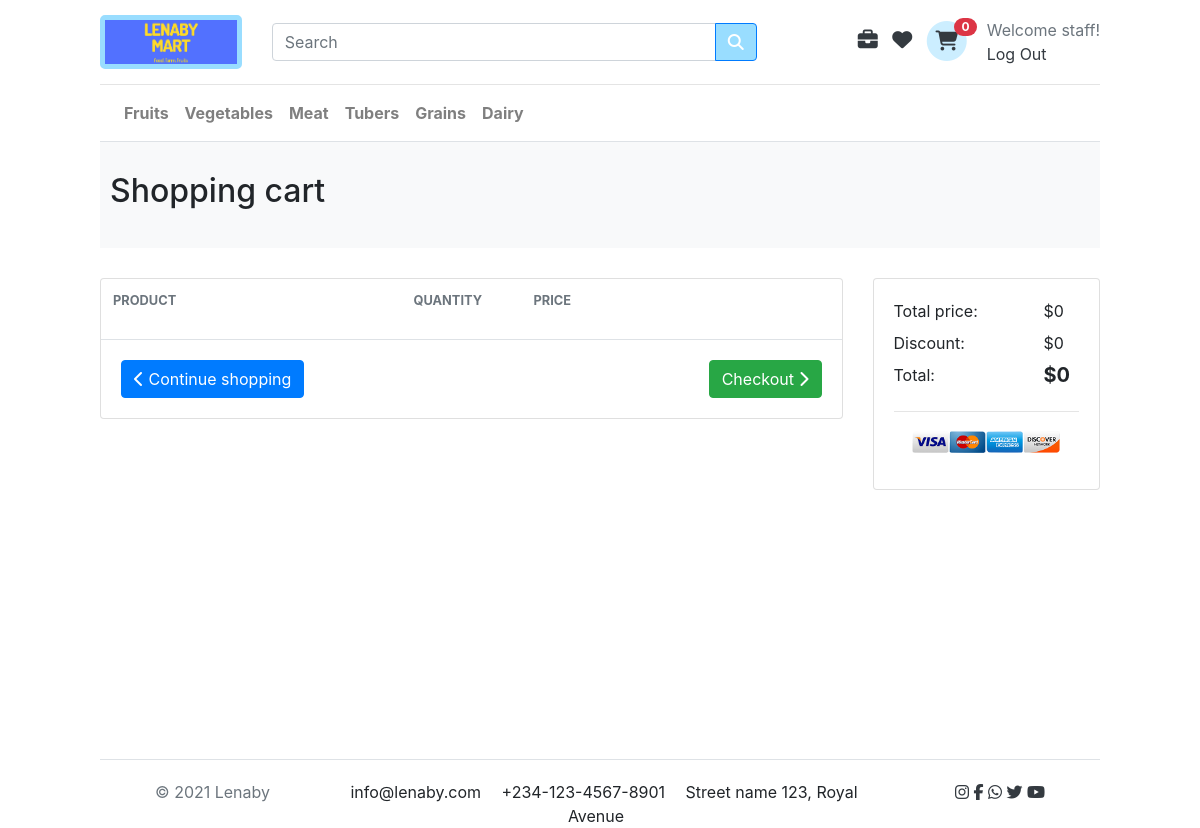
Page /cart (signed in) on the committed database.
### mart/models.py (models this page shows, shortened)
class Order(models.Model):
    creator = models.ForeignKey(settings.AUTH_USER_MODEL, on_delete=models.CASCADE)
    ordered_date = models.DateTimeField(auto_now_add=True)
    status = models.BooleanField(default=False)
    order_number = models.CharField(max_length=6, blank=True, null=True)
    @property
    def cart_total(self):
        order_items = self.orderitem_set.all()
        total = 0
        for item in order_items:
            total += item.get_total
        return total
    @property
    def item_total(self):
        order_items = self.orderitem_set.all()
        total = 0
        for item in order_items:
            total += item.quantity
        return total

class User(AbstractUser):
    pass

### mart/views.py (the view)
# urls.py: path("cart", views.cart, name="cart"),
def cart(request):
    if request.user.is_authenticated:
        order, create = Order.objects.get_or_create(creator=request.user, status=False)
        items = OrderItem.objects.filter(order=order).all()
    else:
        items = []
        order = {'cart_total': 0, 'item_total': 0}
    return render(request, "mart/cart.html", {
        "items": items,
        "order": order,
    })

### mart/templates/mart/cart.html (shortened to what this page needs)
{% extends "mart/layout.html" %}
{% load static %}
{% block body %}
    <section class="section-pagetop bg">
        <h2 class="title-page">Shopping cart</h2>
    </section>
    <section class="section-content padding-z">
        <div class="row">
            <main class="col-md-9">
        <div class="card">
        <table class="table table-borderless table-shopping-cart">
        <thead class="text-muted">
        <tr class="small text-uppercase">
          <th scope="col">Product</th>
          <th scope="col" width="120">Quantity</th>
          <th scope="col" width="120">Price</th>
          <th scope="col" class="text-right" width="200"> </th>
        </tr>
        </thead>
        </table>
        <div class="card-body border-top">
            <a href="{% url 'checkout' %}" class="btn btn-success float-md-right"> Checkout <i class="fa fa-chevron-right"></i> </a>
            <a href="{% url 'index' %}" class="btn btn-primary"> <i class="fa fa-chevron-left"></i> Continue shopping </a>
        </div>
        </div>
            </main>
            <aside class="col-md-3">
                <div class="card">
                    <div class="card-body">
                            <dl class="dlist-align">
                              <dt>Total price:</dt>
                              <dd class="text-right">${{ order.cart_total }}</dd>
                            </dl>
                            <dl class="dlist-align">
                              <dt>Discount:</dt>
                              <dd class="text-right">$0</dd>
                            </dl>
                            <dl class="dlist-align">
                              <dt>Total:</dt>
                              <dd class="text-right  h5"><strong>${{ order.cart_total }}</strong></dd>
                            </dl>
                            <hr>
                            <p class="text-center mb-3">
                                <img src="{% static 'mart/pay.png' %}" alt="payments" style="width:80%">
                            </p>
                    </div>
                </div>
            </aside>
        </div>
    </section>
{% endblock %}

### mart/templates/mart/layout.html (shortened to what this page needs)
{% load static %}
<!DOCTYPE html>
    <head>
        <link rel="stylesheet" href="https://stackpath.bootstrapcdn.com/bootstrap/4.4.1/css/bootstrap.min.css">
        <link href="{% static 'mart/styles.css' %}" rel="stylesheet">
    </head>
    <body>
        <div id="page-container">
            <div id="content-wrap">
                <nav class="main-header navbar-expand navbar-white navbar-light" style="border-bottom:1px solid #e4e4e4 !important; padding: 15px 0;">
                    <div class="row align-items-center">
                        <div class="col-lg-2 col-6">
                            <a href="{% url 'index' %}">
                                <img src="{% static 'mart/LogoCopy.png' %}" alt="Logo" style="width:100%; border-radius:5px; border:5px solid #99ddff;">
                            </a>
                        </div>
                        <div class="col-lg-6 col-12 col-sm-12">
                            <form method="get" action="{% url 'results' %}" class="search">
                                <div class="input-group w-100">
                                    <input name="q" value="{{ request.GET.q }}" type="text" class="form-control" placeholder="Search">
                                    <div class="input-group-append">
                                      <button class="btn btn-primary" type="submit" style="background-color:#99ddff;">
                                        <i class="fa fa-search"></i>
                                      </button>
                                    </div>
                                </div>
                            </form>
                        </div>
                        <div class="col-lg-4 col-sm-6 col-12">
                            <div class="float-lg-right">
                                <ul class="navbar-nav ml-auto">
                                    {% if user.is_authenticated %}
                                    <li style="padding-right:5px; padding-top:3px">
                                        {% if user.is_staff %}
                                        <a href="{% url 'stock' %}"><i class="fas fa-briefcase fa-lg" style="padding: 0 5px;" ></i></a>
                                        {% endif %}
                                        <a href="{% url 'wishlist' %}"><i class="fa fa-heart fa-lg" style="padding: 0 5px;" ></i></a>
                                        <div style="display: inline-block; vertical-align: middle; position: relative;">
                                            <a href="{% url 'cart' %}"><span class="fa-stack fa-lg">
                                            <i class="fa fa-circle fa-stack-2x"  style="color:#cceeff"></i>
                                            <i class="fa fa-shopping-cart fa-stack-1x"></i>
                                        </span><span id="cart-count" class="badge badge-pill badge-danger" style="position:absolute; top:-3px; right:-5px">{{ order.item_total }}</span></a>
                                        </div>
                                    </li>
                                    {% endif %}
                                    <li>
                                        <div style="margin-left: 10px;">
                                            <span class="text-muted">Welcome {{ user.username }}!</span>
                                            {% if user.is_authenticated %}
                                            <div>
                                                <a href="{% url 'logout' %}">Log Out</a>
                                            </div>
                                            {% else %}
                                            <div>
                                                <a href="{% url 'login' %}">Sign In</a> |
                                                <a href="{% url 'register' %}"> Register</a>
                                            </div>
                                            {% endif %}
                                        </div>
                                    </li>
                                </ul>
                            </div>
                        </div>
                    </div>
                </nav>
                <nav class="navbar navbar-main navbar-expand-lg navbar-light border-bottom">
                  <div>
                    <div class="collapse navbar-collapse" id="main_nav">
                      <ul class="navbar-nav">
                        <li class="nav-item">
                            <strong><a class="nav-link" href="{% url 'category' 'FR' %}">Fruits</a></strong>
                        </li>
                        <li class="nav-item">
                            <strong><a class="nav-link" href="{% url 'category' 'VG' %}">Vegetables</a></strong>
                        </li>
                        <li class="nav-item">
                            <strong><a class="nav-link" href="{% url 'category' 'MT' %}">Meat</a></strong>
                        </li>
                        <li class="nav-item">
                            <strong><a class="nav-link" href="{% url 'category' 'TU' %}">Tubers</a></strong>
                        </li>
                        <li class="nav-item">
                            <strong><a class="nav-link" href="{% url 'category' 'GR' %}">Grains</a></strong>
                        </li>
                        <li class="nav-item">
                            <strong><a class="nav-link" href="{% url 'category' 'DY' %}">Dairy</a></strong>
                        </li>
                      </ul>
                    </div>
                  </div>
                </nav>
                <div class="body">
                    {% block body %}
                    {% endblock %}
                </div>
            </div>
            <section id="footer" class="footer-bottom border-top row">
                <div class="col-md-2">
                    <p class="text-muted"> © 2021 Lenaby </p>
                </div>
                <div class="col-md-8 text-md-center">
                    <span class="px-2">info@lenaby.com</span>
                    <span class="px-2">+234-123-4567-8901</span>
                    <span class="px-2">Street name 123, Royal Avenue</span>
                </div>
                <div class="col-md-2 text-md-right text-muted">
                    <a href="#"><i class="fa fa-instagram"></i></a>
                    <a href="#"><i class="fa fa-facebook"></i></a>
                    <a href="#"><i class="fa fa-whatsapp"></i></a>
                    <a href="#"><i class="fa fa-twitter"></i></a>
                    <a href="#"><i class="fa fa-youtube-play"></i></a>
                </div>
            </section>
        </div>
    </body>
</html>

### mart/static/mart/styles.css (style rules this page uses)
body { padding: 0px 100px 20px 100px; line-height: 1.5; }
.padding-z { padding: 30px 0px 30px 0px; }
.footer-bottom { padding:0 40px 0 40px; }
a { color:#343a40; }
.footer-bottom { padding-top: 20px; padding-bottom: 20px; margin: auto; }
#page-container { position: relative; min-height: 100vh; }
#content-wrap { padding-bottom: 2.5rem; }
#footer { position: absolute; bottom: 0; width: 100%; height: 2.5rem; }
.section-pagetop { padding: 30px 10px; }
.bg { background-color: #f8f9fa; }
.dlist-align { display: flex; }
.dlist-align dt { width: 150px; word-wrap: break-word; font-weight: normal; }
dl { margin-top: 0; margin-bottom:0; }
@media (min-width: 768px) { .col-md-3 { flex: 0 0 25%; max-width: 100%; } }

### rows in the picture
Order: item_total "0", cart_total "0"
User: username "staff"
